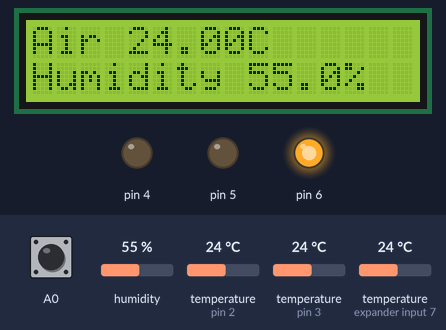
A sketch run on a simulated Arduino Uno, built with avr-gcc and run on an emulated ATmega328P. Parts: 16×2 character LCD, output pins drawn as LEDs (lit = HIGH). Dashed ring = blinking. The test bench sets the inputs (shaded band); at power-on: A0 HIGH, temperature (sensors on pin 3, expander input 7, pin 2) 24 °C, humidity 55 %. What the sketch prints to the serial monitor is not drawn.

Above: at 4.5 s.
4.6 s: A0 pulled LOW for 0.15 s
At 5.1 s:
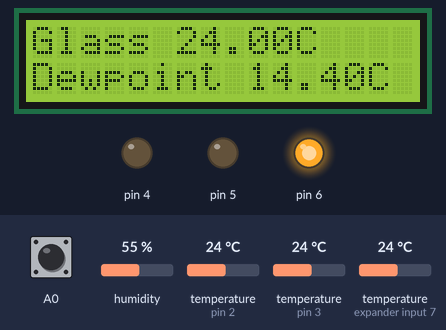
6.2 s: temperature (sensor on pin 3) set to 17.8 °C
At 8.0 s:
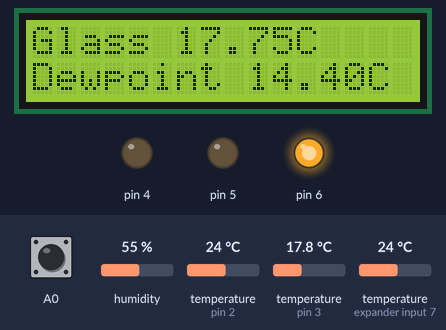
8.4 s: temperature (sensor on pin 3) set to 16.9 °C
At 10.5 s:
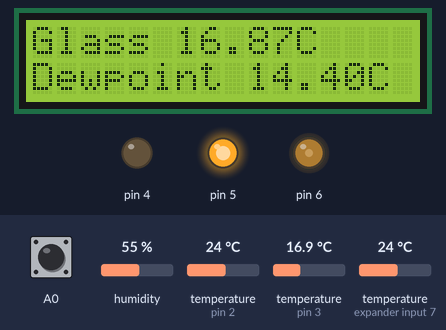
11.4 s: humidity set to 63 %
At 13.9 s:
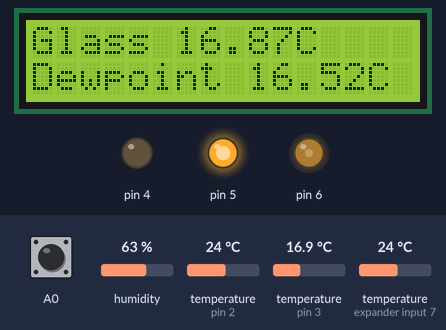
14.4 s: humidity set to 66 %
At 18.7 s:
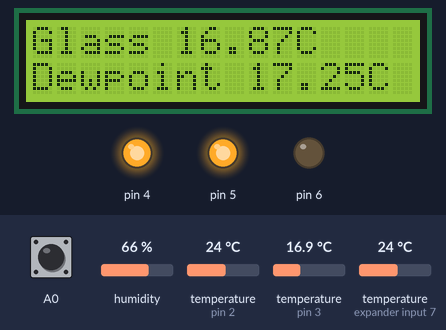
18.9 s: temperature (sensor on expander input 7) set to 23.1 °C
At 21.3 s:
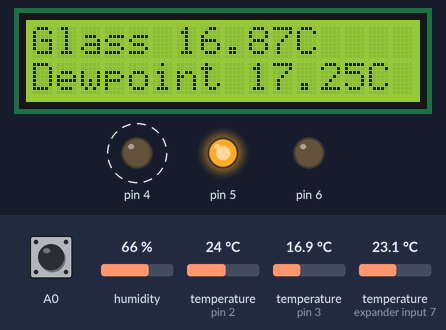
Timing chart, 0 to 23.4 s (numbered marks = the images above; inputs shaded):
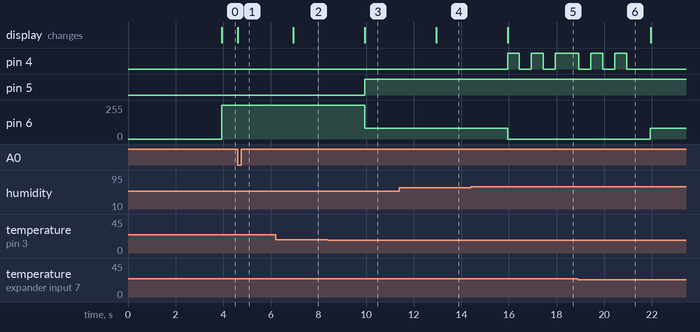

Measured:
- the behaviour switches between 17.5 and 17.4 °C on temperature (sensor on pin 3) (found by bisection; images 2 and 3)
- the behaviour switches between 64 and 65 % on humidity (found by bisection; images 4 and 5)
- the behaviour switches between 23.7 and 23.6 °C on temperature (sensor on expander input 7) (found by bisection; images 5 and 6)
- after the input at 4.6 s, the display: changes at once (image 1)
- after the input at 6.2 s, the display: changes after 0.74 s (image 2)
- after the input at 8.4 s, pin 5: LOW → HIGH after 1.5 s; pin 6: 255/255 → 80/255 after 1.5 s; the display: changes after 1.5 s (image 3)
- after the input at 11.4 s, the display: changes after 1.5 s (image 4)
- after the input at 14.4 s, pin 4: alternates HIGH for 0.50 s and LOW for 0.50 s, starting after 1.5 s; pin 6: 80/255 → 0/255 after 1.5 s; the display: changes after 1.6 s (image 5)
- after the input at 18.9 s, pin 4: goes on until 20.9 s, then stays LOW; pin 6: 0/255 → 80/255 after 3.0 s

The sketch:

condensation_monitor.ino
```cpp
// Window Condensation Monitor
// Arduino Uno R3. Measures air temp and glass temp (two DS18B20 probes) and humidity (DHT11),
// calculates the dew point, and reports SAFE / WARNING / CONDENSING / SENSOR ERROR.
// Needs: OneWire, DallasTemperature (Library Manager), LiquidCrystal (built in),
// and dht_nonblocking.h / dht_nonblocking.cpp in this sketch folder (from the Elegoo UNO kit tutorial files).

#include<OneWire.h>
#include<DallasTemperature.h>
OneWire onewire (3);
DallasTemperature sensors (&onewire);
#include "dht_nonblocking.h"
#define DHT_SENSOR_TYPE DHT_TYPE_11
#include <LiquidCrystal.h>
LiquidCrystal lcd ( 7, 8, 9, 10, 11, 12);


static const int DHT_SENSOR_PIN = 2;
DHT_nonblocking dht_sensor( DHT_SENSOR_PIN, DHT_SENSOR_TYPE );


const float WARN_MARGIN = 3.0;


float lastGoodGlass = 0;
bool haveGlass = false;
int badCountGlass = 0;


float lastGoodAir = 0;
bool haveAir = false;
int badCountAir = 0;


float humidityNow = 0;
float dewPointNow = 0;
float marginNow = 0;
int statusNow = 0;


int page = 0;
int lastButton = HIGH;
unsigned long lastPressTime = 0;


bool needRedraw = true;


bool waitingForFirst = true;


unsigned long lastBlink = 0;
bool blinkState = false;


void setLed(int red, int green) {
 analogWrite(5, red);
 analogWrite(6, green);
}


void updateAlert() {
 if (millis() - lastBlink > 500) {
   lastBlink = millis();
   blinkState = !blinkState;
 }


 if (waitingForFirst == true) {
   setLed(0,0);
   digitalWrite(4,LOW);
 } else if (statusNow == 0) {
   digitalWrite(4,LOW);
   setLed(0,255);
  }else if (statusNow == 1) {
   digitalWrite(4,LOW);
   setLed(255,80);
  } else if(statusNow == 2){
   setLed(255,0);
   digitalWrite(4,blinkState);
 } else if (statusNow == 3) {
 if (blinkState == true) {
   setLed(255,0);
 } else {
   setLed(0,0);
 }
 digitalWrite(4,LOW);
 }
 }


void setup() {
// put your setup code here, to run once:
Serial.begin (9600);
sensors.begin();
pinMode(A0, INPUT_PULLUP);
lcd.begin(16,2);
pinMode(4,OUTPUT);
if (waitingForFirst == true ) {
  lcd.setCursor(0,0);
 lcd.print("Starting...");
}


}


static bool measure_environment( float *temperature, float *humidity )
{
static unsigned long measurement_timestamp = millis( );


/* Measure once every four seconds. */
if( millis( ) - measurement_timestamp > 3000ul )
{
if( dht_sensor.measure( temperature, humidity ) == true )
{
  measurement_timestamp = millis( );
  return( true );
}
}


return( false );
}


void loop() {
// put your main code here, to run repeatedly:


float temperature_dht;
float humidity;


/* Measure temperature and humidity.  If the functions returns
 true, then a measurement is available. */
if( measure_environment( &temperature_dht, &humidity ) == true )
{


sensors.requestTemperatures();
float tGlass = sensors.getTempCByIndex(0);
float tAir = sensors.getTempCByIndex(1);


humidityNow = humidity;
needRedraw = true;
waitingForFirst = false;
if (tGlass == DEVICE_DISCONNECTED_C) {
badCountGlass += 1;


} else {
 lastGoodGlass = tGlass;
 haveGlass = true;
 badCountGlass = 0;


}


if (badCountGlass >= 3) {
 Serial.println ("GLASS PROBE ERROR");
 haveGlass = false;
}


if (tAir == DEVICE_DISCONNECTED_C) {
badCountAir += 1;


} else {
 lastGoodAir = tAir;
 haveAir = true;
 badCountAir = 0;


}


if (badCountAir >= 3) {
 Serial.println ("AIR PROBE ERROR");
 haveAir = false;
}


Serial.print("raw Glass= ");
Serial.print(tGlass);
Serial.print(", raw Air= ");
Serial.print(tAir);
Serial.print(", Humidity: ");
Serial.print(humidity,1);
Serial.print(", Probe Glass = ");
Serial.print(lastGoodGlass);
Serial.print(", Probe Air = " );
Serial.print(lastGoodAir);


float RH = humidity;
float dewPoint = 0;
if (haveAir == true) {
float gamma2 = log(RH/ 100.0) + (17.62 * lastGoodAir) / (243.12 + lastGoodAir);
dewPoint = 243.12 * gamma2 / (17.62 - gamma2);
dewPointNow = dewPoint;


Serial.print(", dewPoint: ");
Serial.print(dewPoint);
} else {
Serial.print(", dewPoint: N/A");


}
if (haveAir == true && haveGlass == true){
 float margin = lastGoodGlass - dewPoint;
marginNow = margin;
if (margin <= 0){
 Serial.print(", Margin: ");
 Serial.print(marginNow);
 Serial.println(", Status: CONDENSING");
 statusNow = 2;
} else if (margin <= WARN_MARGIN){
 Serial.print(", Margin: ");
 Serial.print(marginNow);
 Serial.println(", Status: WARNING");
 statusNow = 1;
} else {
 Serial.print(", Margin: ");
 Serial.print(marginNow);
 Serial.println(", Status: SAFE");
 statusNow = 0;
}
} else {
 Serial.println(", Status: SENSOR ERROR");
 statusNow = 3;
}
}


int currentButton = digitalRead(A0);


if (lastButton == HIGH && currentButton == LOW && millis() - lastPressTime > 200) {
 page = page + 1;
if (page > 2) { page = 0; }
lastPressTime = millis();
Serial.print("Page: ");
Serial.println(page);
needRedraw = true;


}
lastButton = currentButton;
updateAlert();
// display screen section
if (waitingForFirst == false) {
if (needRedraw == true) {
if (page == 0) {
 //lcd.clear();
 Serial.println("REDRAW");
 lcd.setCursor(0,0);
 if (haveAir == false) {
 lcd.print ("AIR PROBE ERROR");
 lcd.print("                  ");
 lcd.setCursor(0,1);
 lcd.print("Humidity ");
 lcd.print(humidityNow, 1);
 lcd.print("%");
 lcd.print("                  ");
 } else {
 lcd.print("Air ");
 lcd.print(lastGoodAir);
 lcd.print("C  ");
 lcd.print("                  ");
 lcd.setCursor(0,1);
 lcd.print("Humidity ");
 lcd.print(humidityNow, 1);
 lcd.print("%");
 lcd.print("                  ");
 }
 } else if(page == 1) { //page 1 display
 //lcd.clear();
 lcd.setCursor(0,0);
 if (haveGlass == false && haveAir == false) {
 lcd.print ("GLASS PROBE ERR");
 lcd.print("                  ");
 lcd.setCursor(0,1);
 lcd.print("Dewpoint N/A");
 lcd.print("                  ");
 }else if (haveGlass == false) {
 lcd.print ("GLASS PROBE ERR");
 lcd.print("                  ");
 lcd.setCursor(0,1);
 lcd.print("Dewpoint ");
 lcd.print(dewPointNow);
 lcd.print("C");
 lcd.print("                  ");
 } else if (haveAir == false) {
 lcd.print("Glass ");
 lcd.print(lastGoodGlass);
 lcd.print("C  ");
 lcd.print("                  ");
 lcd.setCursor(0,1);
 lcd.print("Dewpoint N/A");
 lcd.print("                  ");
 } else {
 lcd.print("Glass ");
 lcd.print(lastGoodGlass);
 lcd.print("C  ");
 lcd.print("                  ");
 lcd.setCursor(0,1);
 lcd.print("Dewpoint ");
 lcd.print(dewPointNow);
 lcd.print("C");
 lcd.print("                  ");
}
} else if (page == 2){ //page 2
 //lcd.clear();
 lcd.setCursor(0,0);
 if (statusNow == 3) {
 lcd.print("Sensor Error");
 lcd.print("                  ");
 } else if (statusNow == 2){
 lcd.print("Margin ");
 lcd.print(marginNow, 1);
 lcd.print("                  ");
 lcd.setCursor(0,1);
 lcd.print("CONDENSING");
 lcd.print("                  ");
} else if (statusNow == 1){
 lcd.print("Margin ");
 lcd.print(marginNow, 1);
 lcd.print("                  ");
 lcd.setCursor(0,1);
 lcd.print("WARNING");
 lcd.print("                  ");
} else if (statusNow == 0) {
 lcd.print("Margin: ");
 lcd.print(marginNow, 1);
 lcd.print("                  ");
 lcd.setCursor(0,1);
 lcd.print("SAFE");
 lcd.print("                  ");
}
}
needRedraw = false;
}
}


 }
```
